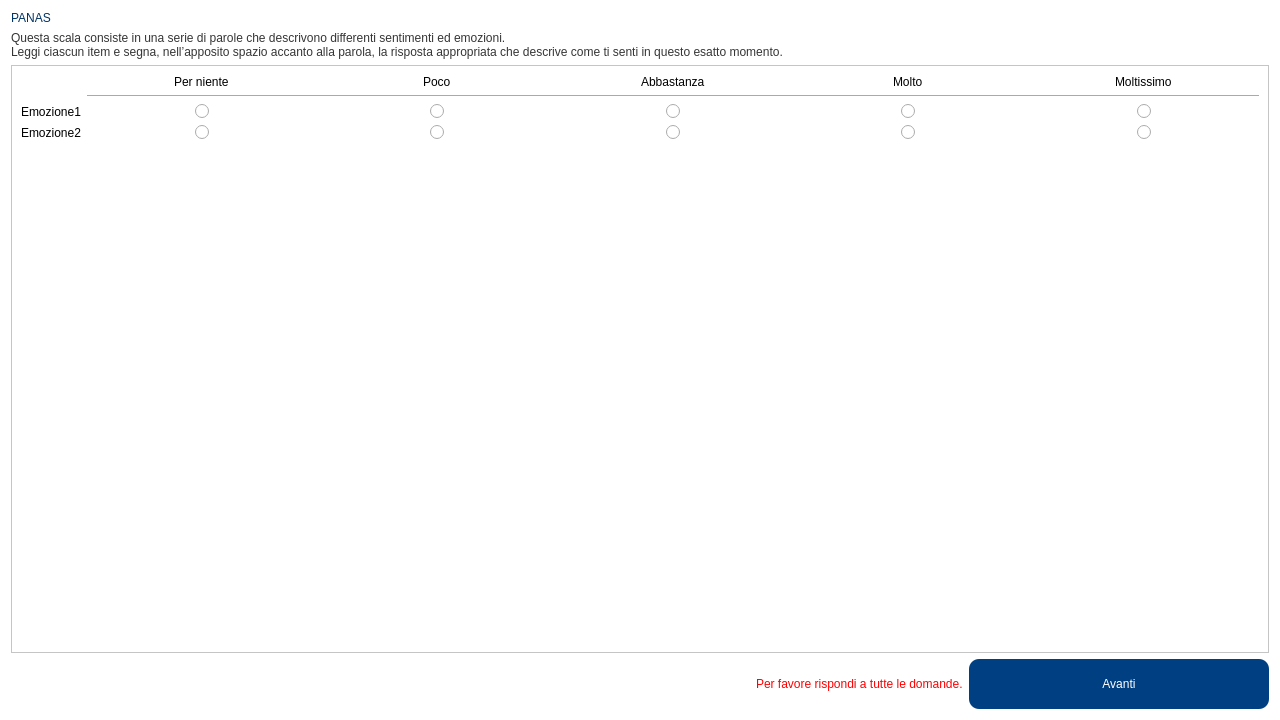
<?xml version="1.0" encoding="UTF-8"?>
<ui version="4.0">
 <class>Form</class>
 <widget class="QWidget" name="Form">
  <property name="geometry">
   <rect>
    <x>0</x>
    <y>0</y>
    <width>1280</width>
    <height>720</height>
   </rect>
  </property>
  <property name="windowTitle">
   <string>Form</string>
  </property>
  <property name="styleSheet">
   <string notr="true">background-color: rgb(255, 255, 255);</string>
  </property>
  <layout class="QVBoxLayout" name="verticalLayout">
   <item>
    <widget class="QLabel" name="title">
     <property name="styleSheet">
      <string notr="true">font: 26pt &quot;Rubik SemiBold&quot;;
color: rgb(0, 51, 102);
background-color: rgba(255, 255, 255, 0);
</string>
     </property>
     <property name="text">
      <string>PANAS</string>
     </property>
    </widget>
   </item>
   <item>
    <widget class="QLabel" name="question">
     <property name="styleSheet">
      <string notr="true">font: 15pt &quot;Rubik light&quot;;
color: rgb(53, 53, 53);
background-color: rgba(255, 255, 255, 0);</string>
     </property>
     <property name="text">
      <string>Questa scala consiste in una serie di parole che descrivono differenti sentimenti ed emozioni.
Leggi ciascun item e segna, nell’apposito spazio accanto alla parola, la risposta appropriata che descrive come ti senti in questo esatto momento.</string>
     </property>
     <property name="wordWrap">
      <bool>true</bool>
     </property>
    </widget>
   </item>
   <item>
    <widget class="QScrollArea" name="scrollArea">
     <property name="widgetResizable">
      <bool>true</bool>
     </property>
     <widget class="QWidget" name="scrollAreaWidgetContents">
      <property name="geometry">
       <rect>
        <x>0</x>
        <y>0</y>
        <width>1256</width>
        <height>440</height>
       </rect>
      </property>
      <layout class="QVBoxLayout" name="verticalLayout_2">
       <item>
        <layout class="QFormLayout" name="formLayout">
         <item row="0" column="0">
          <widget class="QLabel" name="emozione_label_5">
           <property name="text">
            <string/>
           </property>
          </widget>
         </item>
         <item row="0" column="1">
          <layout class="QHBoxLayout" name="LabelsHLayout">
           <item alignment="Qt::AlignHCenter">
            <widget class="QLabel" name="scale_1">
             <property name="styleSheet">
              <string notr="true">font: 12pt &quot;Rubik light&quot;;</string>
             </property>
             <property name="text">
              <string>Per niente</string>
             </property>
            </widget>
           </item>
           <item alignment="Qt::AlignHCenter">
            <widget class="QLabel" name="scale_2">
             <property name="styleSheet">
              <string notr="true">font: 12pt &quot;Rubik light&quot;;</string>
             </property>
             <property name="text">
              <string>Poco</string>
             </property>
            </widget>
           </item>
           <item alignment="Qt::AlignHCenter">
            <widget class="QLabel" name="scale_3">
             <property name="styleSheet">
              <string notr="true">font: 12pt &quot;Rubik light&quot;;</string>
             </property>
             <property name="text">
              <string>Abbastanza</string>
             </property>
            </widget>
           </item>
           <item alignment="Qt::AlignHCenter">
            <widget class="QLabel" name="scale_4">
             <property name="styleSheet">
              <string notr="true">font: 12pt &quot;Rubik light&quot;;</string>
             </property>
             <property name="text">
              <string>Molto</string>
             </property>
            </widget>
           </item>
           <item alignment="Qt::AlignHCenter">
            <widget class="QLabel" name="scale_5">
             <property name="styleSheet">
              <string notr="true">font: 12pt &quot;Rubik light&quot;;</string>
             </property>
             <property name="text">
              <string>Moltissimo</string>
             </property>
            </widget>
           </item>
          </layout>
         </item>
         <item row="1" column="1">
          <widget class="Line" name="line">
           <property name="orientation">
            <enum>Qt::Horizontal</enum>
           </property>
          </widget>
         </item>
         <item row="2" column="0">
          <widget class="QLabel" name="emozione_label">
           <property name="styleSheet">
            <string notr="true">font: 12pt &quot;Rubik Light&quot;;</string>
           </property>
           <property name="text">
            <string>Emozione1</string>
           </property>
          </widget>
         </item>
         <item row="2" column="1">
          <layout class="QHBoxLayout" name="horizontalLayout">
           <item alignment="Qt::AlignHCenter">
            <widget class="QRadioButton" name="radioButton">
             <property name="text">
              <string/>
             </property>
             <attribute name="buttonGroup">
              <string notr="true">EmozioneGroup</string>
             </attribute>
            </widget>
           </item>
           <item alignment="Qt::AlignHCenter">
            <widget class="QRadioButton" name="radioButton_2">
             <property name="text">
              <string/>
             </property>
             <attribute name="buttonGroup">
              <string notr="true">EmozioneGroup</string>
             </attribute>
            </widget>
           </item>
           <item alignment="Qt::AlignHCenter">
            <widget class="QRadioButton" name="radioButton_3">
             <property name="text">
              <string/>
             </property>
             <attribute name="buttonGroup">
              <string notr="true">EmozioneGroup</string>
             </attribute>
            </widget>
           </item>
           <item alignment="Qt::AlignHCenter">
            <widget class="QRadioButton" name="radioButton_4">
             <property name="text">
              <string/>
             </property>
             <attribute name="buttonGroup">
              <string notr="true">EmozioneGroup</string>
             </attribute>
            </widget>
           </item>
           <item alignment="Qt::AlignHCenter">
            <widget class="QRadioButton" name="radioButton_5">
             <property name="text">
              <string/>
             </property>
             <attribute name="buttonGroup">
              <string notr="true">EmozioneGroup</string>
             </attribute>
            </widget>
           </item>
          </layout>
         </item>
         <item row="3" column="0">
          <widget class="QLabel" name="emozione_label_2">
           <property name="styleSheet">
            <string notr="true">font: 12pt &quot;Rubik Light&quot;;</string>
           </property>
           <property name="text">
            <string>Emozione2</string>
           </property>
          </widget>
         </item>
         <item row="3" column="1">
          <layout class="QHBoxLayout" name="horizontalLayout_2">
           <item alignment="Qt::AlignHCenter">
            <widget class="QRadioButton" name="radioButton_6">
             <property name="text">
              <string/>
             </property>
             <attribute name="buttonGroup">
              <string notr="true">buttonGroup</string>
             </attribute>
            </widget>
           </item>
           <item alignment="Qt::AlignHCenter">
            <widget class="QRadioButton" name="radioButton_7">
             <property name="text">
              <string/>
             </property>
             <attribute name="buttonGroup">
              <string notr="true">buttonGroup</string>
             </attribute>
            </widget>
           </item>
           <item alignment="Qt::AlignHCenter">
            <widget class="QRadioButton" name="radioButton_8">
             <property name="text">
              <string/>
             </property>
             <attribute name="buttonGroup">
              <string notr="true">buttonGroup</string>
             </attribute>
            </widget>
           </item>
           <item alignment="Qt::AlignHCenter">
            <widget class="QRadioButton" name="radioButton_9">
             <property name="text">
              <string/>
             </property>
             <attribute name="buttonGroup">
              <string notr="true">buttonGroup</string>
             </attribute>
            </widget>
           </item>
           <item alignment="Qt::AlignHCenter">
            <widget class="QRadioButton" name="radioButton_10">
             <property name="text">
              <string/>
             </property>
             <attribute name="buttonGroup">
              <string notr="true">buttonGroup</string>
             </attribute>
            </widget>
           </item>
          </layout>
         </item>
        </layout>
       </item>
      </layout>
     </widget>
    </widget>
   </item>
   <item>
    <layout class="QHBoxLayout" name="buttons_layout">
     <item alignment="Qt::AlignRight">
      <widget class="QLabel" name="error_text">
       <property name="maximumSize">
        <size>
         <width>16777215</width>
         <height>30</height>
        </size>
       </property>
       <property name="styleSheet">
        <string notr="true">font: 10pt &quot;Rubik Light&quot;;
background-color: rgba(255, 255, 255, 0);
color: rgb(255,0,0);</string>
       </property>
       <property name="text">
        <string>Per favore rispondi a tutte le domande.</string>
       </property>
      </widget>
     </item>
     <item>
      <widget class="QPushButton" name="next_button">
       <property name="minimumSize">
        <size>
         <width>300</width>
         <height>50</height>
        </size>
       </property>
       <property name="maximumSize">
        <size>
         <width>250</width>
         <height>16777215</height>
        </size>
       </property>
       <property name="styleSheet">
        <string notr="true">border-radius: 10px;
font: 15pt &quot;Rubik Light&quot;;
color: rgb(255,255,255);
background-color: rgb(0, 64, 130);</string>
       </property>
       <property name="text">
        <string>Avanti</string>
       </property>
      </widget>
     </item>
    </layout>
   </item>
  </layout>
  <zorder>title</zorder>
  <zorder>question</zorder>
  <zorder></zorder>
  <zorder>scrollArea</zorder>
 </widget>
 <resources/>
 <connections/>
 <buttongroups>
  <buttongroup name="buttonGroup_2"/>
  <buttongroup name="EmozioneGroup"/>
  <buttongroup name="buttonGroup"/>
 </buttongroups>
</ui>
